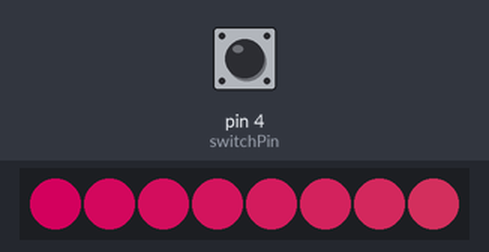
Bench run of a sketch on a simulated Arduino Uno, built with avr-gcc and run on an emulated ATmega328P. On the bench: 8 RGB LEDs in strip order, left to right. The test bench sets the inputs (shaded band); at power-on: pin 4 (switchPin) LOW. Dim RGB values are drawn brighter than linear.

Above: at 1.2 s.
1.3 s: pin 4 (switchPin) pulled HIGH for 0.15 s
At 2.6 s:
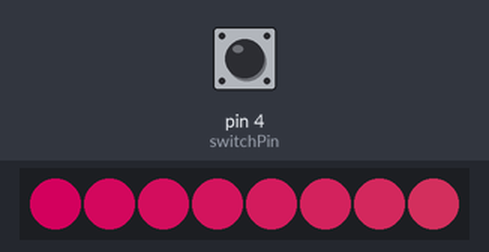
2.9 s: pin 4 (switchPin) pulled HIGH for 3.2 s
At 3.3 s:
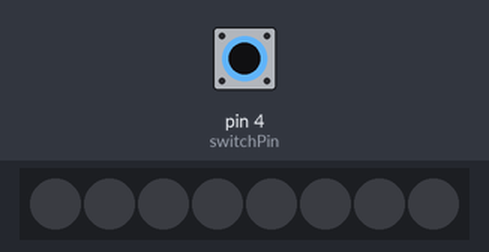
Timing chart, 0 to 7.6 s (numbered marks = the images above; inputs shaded):
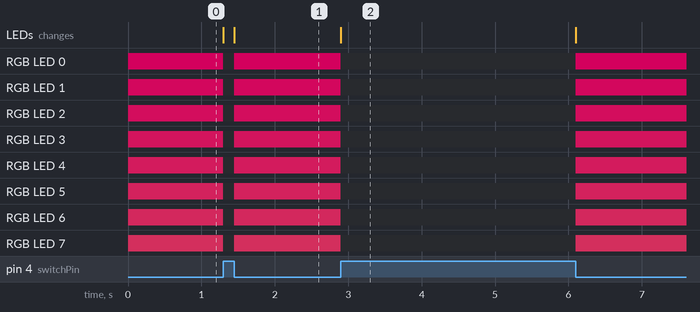

Measured:
- after the input at 1.3 s, RGB LED 0: RGB(125, 0, 55) → off at once, → RGB(125, 0, 55) 0.15 s later; RGB LED 1: RGB(125, 4, 55) → off at once, → RGB(125, 4, 55) 0.15 s later
- after the input at 2.9 s, RGB LED 0: RGB(125, 0, 55) → off at once, → RGB(125, 0, 55) 3.2 s later; RGB LED 1: RGB(125, 4, 55) → off at once, → RGB(125, 4, 55) 3.2 s later

The sketch:

neopixel_gradient1.ino
```cpp
/********************************************************************************************************
  neopixel_gradient1:
  Written by Scott Kildall

  This sketch will show show a gradient from while to purple, using math to adjust the gradient levels.

---------------------------------------------------------------------------------------------------------
NeoPixel Information for initializing the strip, below
  60ma/pixel for current load
  Parameter 1 = number of pixels in strip
  Parameter 2 = pin number (most are valid)
  Parameter 3 = pixel type flags, add together as needed:
    NEO_KHZ800  800 KHz bitstream (most NeoPixel products w/WS2812 LEDs)
    NEO_KHZ400  400 KHz (classic 'v1' (not v2) FLORA pixels, WS2811 drivers)
    NEO_GRB     Pixels are wired for GRB bitstream (most NeoPixel products)
    NEO_RGB     Pixels are wired for RGB bitstream (v1 FLORA pixels, not v2)

**********************************************************************************************************/

#include <Adafruit_NeoPixel.h>

// the data pin for the NeoPixels
int neoPixelPin = A0;

// How many NeoPixels we will be using, charge accordingly
int numPixels = 8;

// Instatiate the NeoPixel from the ibrary
Adafruit_NeoPixel strip = Adafruit_NeoPixel(numPixels, neoPixelPin, NEO_GRB + NEO_KHZ800);

// our button
int switchPin = 4;

// initial colors, you can change these
int red = 125;
int blue = 55;
int green = 0;

// a pre-processor macro
#define DELAY_TIME (1000)

// stores the start time, use unsignged long to prevent overflow
unsigned long startTime;

void setup() {
  strip.begin();  // initialize the strip
  strip.show();   // make sure it is visible
  strip.clear();  // Initialize all pixels to 'off'

  startTime = millis();
  activate();
}

// use the button asynchonously
void loop() {
  if( digitalRead(switchPin) == true ) {
     allOff();
     startTime = 0;
  }
  else {
    if( startTime + DELAY_TIME < millis() ) {
       activate();
       startTime = millis();
    }
  }
}

void allOff() {
  for( int i = 0; i < numPixels; i++ ) {
       strip.setPixelColor(i, 0, 0, 0 );
   }
   strip.show();
}

// i is the variable that controls the green channel. it will start at 0 and in the final loop will be 236 (almost max green)
void activate() {
    for( int i = 0; i < numPixels; i++ ) {
       strip.setPixelColor(i, red, i*4, blue );
    }

  strip.show();
}
```
